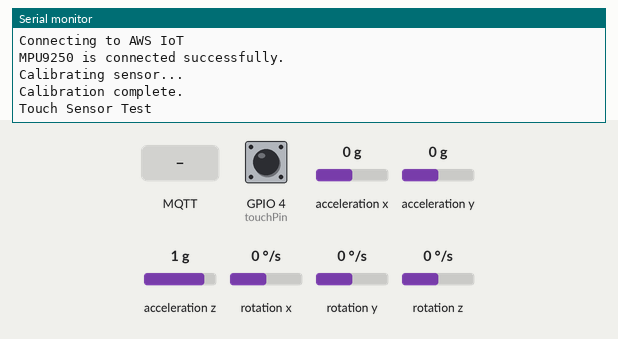
The sketch below on a simulated ESP32. Parts: the last lines printed to the serial monitor. The test bench sets the inputs (shaded band); at power-on: GPIO 4 (touchPin) HIGH, acceleration x 0 g, acceleration y 0 g, acceleration z 1 g, rotation x 0 °/s, rotation y 0 °/s, rotation z 0 °/s. WiFi joins after 1.5 s; servers stay silent unless stated; no MQTT or app messages arrive unless stated.

Above: at 19.0 s.
19.1 s: GPIO 4 (touchPin) pulled LOW for 0.15 s
At 20.4 s:
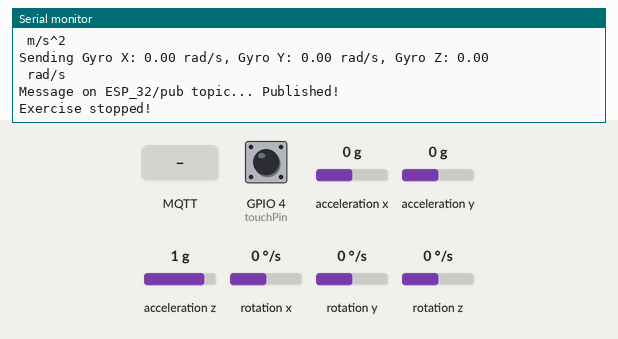
20.7 s: MQTT message "1" arrives on the first subscribed topic
At 21.8 s:
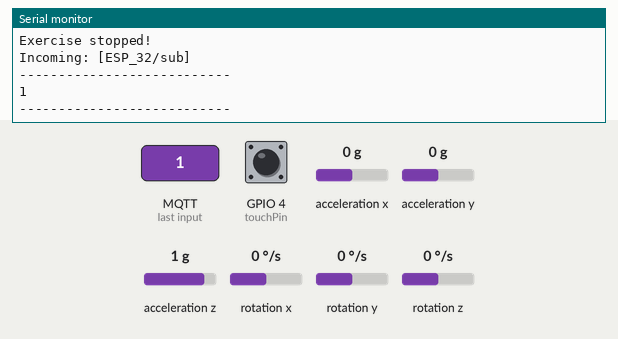
22.2 s: MQTT message "on" arrives on the first subscribed topic
At 23.1 s:
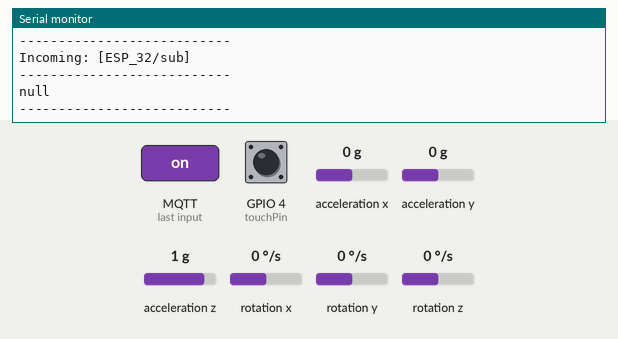

Measured:
- after the input at 19.1 s, the serial monitor: prints a new line at once (image 1)
- after the input at 20.7 s, the serial monitor: prints a new line at once (image 2)
- after the input at 22.2 s, the serial monitor: prints a new line at once (image 3)

The sketch:

Data_Aquisition.ino
```cpp
#include "Arduino.h"
#include "secrets.h"
#include <WiFiClientSecure.h>
#include "WiFi.h"
#include "MPU9250.h"
#include <MQTTClient.h>
#include <ArduinoJson.h>

// Define the touch pin
const int touchPin = T0; // GPIO4
unsigned long lastTouchTime = 0; // To debounce touch input
const unsigned long debounceDelay = 100; // Debounce delay in milliseconds

#define AWS_IOT_PUBLISH_TOPIC "ESP_32/pub"
#define AWS_IOT_SUBSCRIBE_TOPIC "ESP_32/sub"

unsigned long lastSendingTime = 0;
const unsigned long sendMessageEveryMillis =500;  // Send every 5 seconds
const float velocityThreshold = 2.0; // Threshold to detect the start of an exercise
int exerciseCounter = 0; // Exercise identifier
bool exerciseOngoing = false; // Exercise state

MPU9250 IMU(Wire, 0x68); // Initialize the MPU9250 on I2C
WiFiClientSecure wifi_client = WiFiClientSecure();
MQTTClient client = MQTTClient(512); // Increase buffer size if needed

float accelBias[3] = {0, 0, 0};
float gyroBias[3] = {0, 0, 0};

void messageHandler(String &topic, String &payload) {
    Serial.println("Incoming: [" + topic + "]");
    Serial.println("---------------------------");

    StaticJsonDocument<200> doc;
    deserializeJson(doc, payload);
    serializeJsonPretty(doc, Serial);
    Serial.println();
    Serial.println("---------------------------");
}

bool connectAWS() {
    // Configure WiFiClientSecure for the AWS IoT device certificate
    wifi_client.setCACert(AWS_CERT_CA);
    wifi_client.setCertificate(AWS_CERT_CRT);
    wifi_client.setPrivateKey(AWS_CERT_PRIVATE);

    // Connect to the MQTT broker on the AWS endpoint
    client.begin(AWS_IOT_ENDPOINT, 8883, wifi_client);

    // Create a message handler
    client.onMessage(messageHandler);

    Serial.println("Connecting to AWS IoT");

    while (!client.connect(THINGNAME)) {
        Serial.print(".");
        delay(100);
    }

    if (!client.connected()) {
        Serial.println("AWS IoT Timeout!");
        return false;
    }

    // Subscribe to a topic
    client.subscribe(AWS_IOT_SUBSCRIBE_TOPIC);

    return true;
}

void calibrateSensor() {
    Serial.println("Calibrating sensor...");
    float accelSum[3] = {0, 0, 0};
    float gyroSum[3] = {0, 0, 0};
    int samples = 1000;

    for (int i = 0; i < samples; i++) {
        IMU.readSensor();
        accelSum[0] += IMU.getAccelX_mss();
        accelSum[1] += IMU.getAccelY_mss();
        accelSum[2] += IMU.getAccelZ_mss();
        gyroSum[0] += IMU.getGyroX_rads();
        gyroSum[1] += IMU.getGyroY_rads();
        gyroSum[2] += IMU.getGyroZ_rads();
        delay(10);
    }

    accelBias[0] = accelSum[0] / samples;
    accelBias[1] = accelSum[1] / samples;
    accelBias[2] = accelSum[2] / samples;
    gyroBias[0] = gyroSum[0] / samples;
    gyroBias[1] = gyroSum[1] / samples;
    gyroBias[2] = gyroSum[2] / samples;

    Serial.println("Calibration complete.");
}

bool publishMessage() {
    IMU.readSensor();

    // Retrieve calibrated accelerometer data
    float accelX = IMU.getAccelX_mss() - accelBias[0];
    float accelY = IMU.getAccelY_mss() - accelBias[1];
    float accelZ = IMU.getAccelZ_mss() - accelBias[2];

    // Retrieve calibrated gyroscope data
    float gyroX = IMU.getGyroX_rads() - gyroBias[0];
    float gyroY = IMU.getGyroY_rads() - gyroBias[1];
    float gyroZ = IMU.getGyroZ_rads() - gyroBias[2];

     // Increment the exercise counter
    Serial.println("Exercise ongoing!");

    // Print accelerometer and gyroscope values to the Serial Monitor
    Serial.print("Sending Accel X: ");
    Serial.print(accelX);
    Serial.print(" m/s^2, Accel Y: ");
    Serial.print(accelY);
    Serial.print(" m/s^2, Accel Z: ");
    Serial.println(accelZ);
    Serial.println(" m/s^2");

    Serial.print("Sending Gyro X: ");
    Serial.print(gyroX);
    Serial.print(" rad/s, Gyro Y: ");
    Serial.print(gyroY);
    Serial.print(" rad/s, Gyro Z: ");
    Serial.println(gyroZ);
    Serial.println(" rad/s");

    // Create JSON document
    DynamicJsonDocument doc(512);

    doc["ExerciseID"] = exerciseCounter;
    doc["AccX"] = accelX;
    doc["AccY"] = accelY;
    doc["AccZ"] = accelZ;
    doc["GyroX"] = gyroX;
    doc["GyroY"] = gyroY;
    doc["GyroZ"] = gyroZ;

    char jsonBuffer[512];
    serializeJson(doc, jsonBuffer); // serialize the JSON document to a buffer

    Serial.print("Message on ");
    Serial.print(AWS_IOT_PUBLISH_TOPIC);
    Serial.print(" topic... ");

    // Publish message to AWS_IOT_PUBLISH_TOPIC
    if (client.publish(AWS_IOT_PUBLISH_TOPIC, jsonBuffer)) {
        Serial.println("Published!");
        return true;
    } else {
        Serial.println("Error!");
        return false;
    }
}

void setup() {
    Serial.begin(115200);
    while (!Serial) {}

    WiFi.mode(WIFI_STA);
    WiFi.begin(ssid, password);

    Serial.print("Connecting to ");
    Serial.print(ssid); Serial.println("");

    while (WiFi.status() != WL_CONNECTED) { // Wait for the Wi-Fi to connect
        delay(1000);
        Serial.print('.');
    }

    Serial.println('\n');
    Serial.println("Connection established!");
    Serial.print("IP address:\t");
    Serial.println(WiFi.localIP());

    connectAWS();

    int status = 0;

    status = IMU.begin();
    if (status < 0) {
        Serial.println("MPU9250 connection failed.");
        while (1);
    } else {
        Serial.println("MPU9250 is connected successfully.");

        IMU.setAccelRange(MPU9250::ACCEL_RANGE_2G);

        IMU.setGyroRange(MPU9250::GYRO_RANGE_250DPS);

        IMU.setDlpfBandwidth(MPU9250::DLPF_BANDWIDTH_5HZ);
          }

    calibrateSensor();
    Serial.println("Touch Sensor Test");
}

void loop() {
    client.loop();
    int touchValue = touchRead(touchPin);

    // Check for touch input with debounce
    if (touchValue < 40 && millis() - lastTouchTime > debounceDelay) {
        lastTouchTime = millis();
        exerciseOngoing = !exerciseOngoing; // Toggle exercise state

        if (exerciseOngoing) {
            Serial.println("Exercise started!");
        } else {
            exerciseCounter++;
            Serial.println("Exercise stopped!");
        }
    }

    if (exerciseOngoing && millis() - lastSendingTime > sendMessageEveryMillis) {
        publishMessage();
        lastSendingTime = millis();
    }

    delay(50);
}
```

secrets.h
```cpp
#include <pgmspace.h>
#define THINGNAME "ESP32_BOARD"
const char ssid[]="CASA_GONCALVES";
const char password[] ="goncalves";
const char AWS_IOT_ENDPOINT[]="a1na0afsa6wz6s-ats.iot.eu-west-1.amazonaws.com";


// Amazon Root CA 1
static const char AWS_CERT_CA[] PROGMEM = R"EOF(
-----BEGIN CERTIFICATE-----
MIIDQTCCAimgAwIBAgITBmyfz5m/jAo54vB4ikPmljZbyjANBgkqhkiG9w0BAQsF
ADA5MQswCQYDVQQGEwJVUzEPMA0GA1UEChMGQW1hem9uMRkwFwYDVQQDExBBbWF6
b24gUm9vdCBDQSAxMB4XDTE1MDUyNjAwMDAwMFoXDTM4MDExNzAwMDAwMFowOTEL
MAkGA1UEBhMCVVMxDzANBgNVBAoTBkFtYXpvbjEZMBcGA1UEAxMQQW1hem9uIFJv
b3QgQ0EgMTCCASIwDQYJKoZIhvcNAQEBBQADggEPADCCAQoCggEBALJ4gHHKeNXj
ca9HgFB0fW7Y14h29Jlo91ghYPl0hAEvrAIthtOgQ3pOsqTQNroBvo3bSMgHFzZM
9O6II8c+6zf1tRn4SWiw3te5djgdYZ6k/oI2peVKVuRF4fn9tBb6dNqcmzU5L/qw
IFAGbHrQgLKm+a/sRxmPUDgH3KKHOVj4utWp+UhnMJbulHheb4mjUcAwhmahRWa6
VOujw5H5SNz/0egwLX0tdHA114gk957EWW67c4cX8jJGKLhD+rcdqsq08p8kDi1L
93FcXmn/6pUCyziKrlA4b9v7LWIbxcceVOF34GfID5yHI9Y/QCB/IIDEgEw+OyQm
jgSubJrIqg0CAwEAAaNCMEAwDwYDVR0TAQH/BAUwAwEB/zAOBgNVHQ8BAf8EBAMC
AYYwHQYDVR0OBBYEFIQYzIU07LwMlJQuCFmcx7IQTgoIMA0GCSqGSIb3DQEBCwUA
A4IBAQCY8jdaQZChGsV2USggNiMOruYou6r4lK5IpDB/G/wkjUu0yKGX9rbxenDI
U5PMCCjjmCXPI6T53iHTfIUJrU6adTrCC2qJeHZERxhlbI1Bjjt/msv0tadQ1wUs
N+gDS63pYaACbvXy8MWy7Vu33PqUXHeeE6V/Uq2V8viTO96LXFvKWlJbYK8U90vv
o/ufQJVtMVT8QtPHRh8jrdkPSHCa2XV4cdFyQzR1bldZwgJcJmApzyMZFo6IQ6XU
5MsI+yMRQ+hDKXJioaldXgjUkK642M4UwtBV8ob2xJNDd2ZhwLnoQdeXeGADbkpy
rqXRfboQnoZsG4q5WTP468SQvvG5
-----END CERTIFICATE-----
)EOF";

// Device Certificate
static const char AWS_CERT_CRT[] PROGMEM = R"KEY(
-----BEGIN CERTIFICATE-----
MIIDWjCCAkKgAwIBAgIVAO5GviHE3GJ0UibuM4IdK1yi2q/nMA0GCSqGSIb3DQEB
CwUAME0xSzBJBgNVBAsMQkFtYXpvbiBXZWIgU2VydmljZXMgTz1BbWF6b24uY29t
IEluYy4gTD1TZWF0dGxlIFNUPVdhc2hpbmd0b24gQz1VUzAeFw0yNDA3MDEyMjAw
MDBaFw00OTEyMzEyMzU5NTlaMB4xHDAaBgNVBAMME0FXUyBJb1QgQ2VydGlmaWNh
dGUwggEiMA0GCSqGSIb3DQEBAQUAA4IBDwAwggEKAoIBAQCwBBEhaywOlLBikz82
69HNT7qAkwukiySHxcGlPzbYpNckUUe1AvTS5pEBiKxd3gmBINvQkFeuqd18I05d
f8XJdiX60fIuaMEpUipxCNKugMlWwf25gYeqYAC1sPuu1vBmx1P5Hx126xvXJJxy
3fSjg2X/1FlIqvBr2XztdC0vZZgE9Nxs46WIcA3pW2kbRZiQ15qiV+WWRZoB8ebQ
rZZw3BJ9nSU70LPQKME9zDD/+jqxXmtz4UsDC+Mpl/WT516cMVGE/6wAhx4WxbEF
1cjs6yNkfO02x9asjxkihGXCnYQ6jUGFThDThvEpAKLWlWyhridIroGimt0eRM03
36DxAgMBAAGjYDBeMB8GA1UdIwQYMBaAFCb6QRKAda6/udaMpfhzi4xdRyMIMB0G
A1UdDgQWBBQrjmC+ZhDZsqUOk65oBxn47TJxuTAMBgNVHRMBAf8EAjAAMA4GA1Ud
DwEB/wQEAwIHgDANBgkqhkiG9w0BAQsFAAOCAQEAM6Alr0UoBgwmKRZX6UGkERqh
2K5KyHQnZV/I8TL2VZQOApo8iD0g5uro869I75dE13lZtgBZTSO/YecDrN2WFYsC
cGK+wmJPTuNPT0mSWH2mQuHNWR08wxdqGjPi13Bd80VwIZKeptYlqkny5Qlr+hav
1QAFb2Z/IUxRvOpqanu3S3PQq65UQxw4FSMyA6LvG1qDzus52GK1I1bcw3Y8ilhd
Zsb6Dj6yfjPG9aePZWPAlwRCynpihKxkxG71h8OWZvfNYGl3XvGbO4r2XlGXtchH
M4LUN50RMrFbSBDVl/HlCQIXQ11rgBXn5f9ZJUdlQSRBBqbjTN6WOQ+aaGAysQ==
-----END CERTIFICATE-----
)KEY";

// Device Private Key
static const char AWS_CERT_PRIVATE[] PROGMEM = R"KEY(
-----BEGIN RSA PRIVATE KEY-----
MIIEogIBAAKCAQEAsAQRIWssDpSwYpM/NuvRzU+6gJMLpIskh8XBpT822KTXJFFH
tQL00uaRAYisXd4JgSDb0JBXrqndfCNOXX/FyXYl+tHyLmjBKVIqcQjSroDJVsH9
uYGHqmAAtbD7rtbwZsdT+R8ddusb1yScct30o4Nl/9RZSKrwa9l87XQtL2WYBPTc
bOOliHAN6VtpG0WYkNeaolfllkWaAfHm0K2WcNwSfZ0lO9Cz0CjBPcww//o6sV5r
c+FLAwvjKZf1k+denDFRhP+sAIceFsWxBdXI7OsjZHztNsfWrI8ZIoRlwp2EOo1B
hU4Q04bxKQCi1pVsoa4nSK6BoprdHkTNN9+g8QIDAQABAoIBAHjqQk5fzkMx972w
A6QZ+eV92NQMr9nYUD8JJg77zxSioLztLUJ3BnJ/O6v/FNHi/0p6pSawkduGC4YE
xwfKB7hu9oZIhYNGKTPWoxtFgV2pUSbNWxx9lBIBo1steqhQNZOVaOVhb59KwbRZ
DTSHr1BIquBFIxSdgU3FeWGyBnxgvH7nJgsbjev6qW8dpl2n1VB0HDHH23mTkpPU
2SzcOlmBtj2pq/Bsnjb4E09+QmQJU86qEzWmqL5R/Yi+AtVrS+gcBSL2G1X8pPkK
zGSnIxRpMcL1t9Bf3ejZ1Ovs8XjpLBF+DpcqHL/e02p5vkuRsU+Hc5S22BbZJ38U
NIVmJ9UCgYEA54hgasEuKvm8TddmlVXuXSGeWnjwfiq/RWVzUkkqm+QriJZJ0ZtG
X50ZVFZRTC1bsrgFD0NnjfI5Y0yyRZ4mEnspoRF6YPAEiwpq/F3RYEn59ENV1YUH
GnaO34gYJEFq+zyoRh+nv2yzeM+T/KtvB8LKVfupjO+pyQyMnlQ9we8CgYEAwp3N
Bbo73ILcLshL4ARsNux0ckOGtIuvkPOK6Gz7qYQ728tt6AmM8lYEgCSpJAGpwEAw
WJSFGO7B7jv2WEDHTNlPWfsUQrMS7lwPQKeQo3UdfYH4MZsihQ/O0wTr0BxQceEP
ELx67ULv3B+8lPFzqjrn6q7qtwoJUR2FJVJOKx8CgYAQjhHG0FVKwVyTfElbeC94
/URjV65qdwgCIETkp1Kinuf19jkFAcNAZu0+uIVLmxqpZrsF4l3vKlisHvnIPIyg
WaoaWDOV5tOMVYxcyyCDcAatTns+rypY3A1PMl33ia3qlOW7TdwitdUHWGBOeruP
pH/vMfVnnGNZeso7L+7ShQKBgHg0fXDfMaAm15axsmPAd5KJA/ebi7UyXhNayd57
igmPGmXMxaq/U2ZPCOKZQjtyJ4YOX44m1fqrZe8e7C5gfHkT9DYwpbf44WWGSQl3
Nhgv+zINN95z4qNrOyUNchWNl4ZvKx38PLUVVg+RLqqUZAut7JcAyQqbUVvfruB5
cLyjAoGASEorIMMo1NqkBSA9DJLX7sZ1UICk7zSnGV0ZaGqUkpO68d5BjyeOsMZT
FDC//FT5JAgtuuqFTWapYoCgSs36OkXYqNlTsQOfOgc8vYmOefB6ZrM5m5H0Szxj
O/gUderTgDnQaaNbReapRomL1Wx4Fw/9D5DtsFxU2rblp5m7qYY=
-----END RSA PRIVATE KEY-----
)KEY";
```
